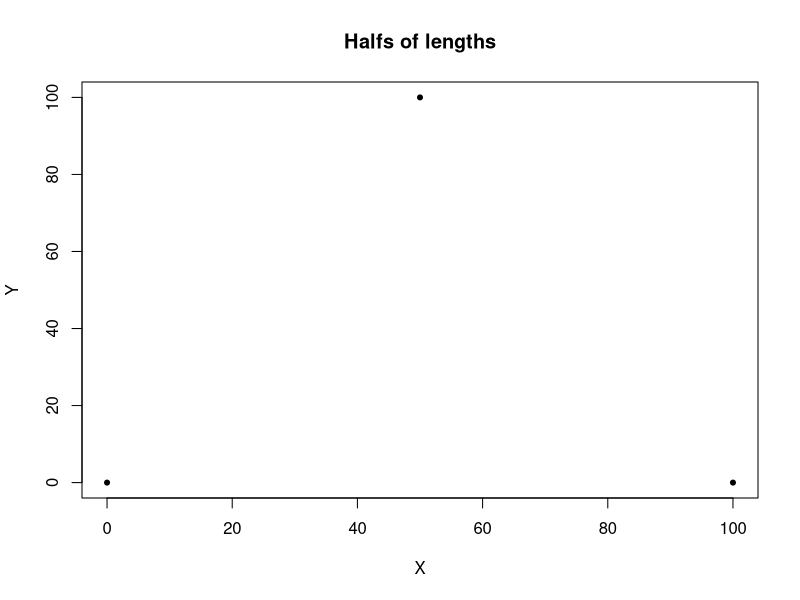

This figure's R source: (Note: this script raises an error after producing the figure.)
# Hello

cat("Hello!\nFrom a random point in X, Y real range <0;100> I will generate further points at coordinations being in the halfway between last point and randomly chosen from:\nP1=(0;0)\nP2=(50;100)\nP3=(100;0)\n")

# Get number of iterations

cat("Write number of iterations:\n")
times <- scan(n = 1, what = numeric())

# Starting points

Px <- c(50,0,100)
Py <- c(100,0,0)

plot(Px,Py,xlim=c(0,100),ylim=c(0,100),pch=20,main="Halfs of lengths", xlab="X", ylab="Y")

# Generating & calculating data

ref_list <- sample(1:3,times,replace = TRUE)

x <- runif(1, 0, 100)
y <- runif(1, 0, 100)
dataX <- c(x,numeric(times-1))
dataY <- c(y,numeric(times-1))

i <- 1
for (l in ref_list) {
   dataX[i+1]=(Px[l]+dataX[i])/2
   dataY[i+1]=(Py[l]+dataY[i])/2
   i <- i+1
}

# Writing existing data

points(dataX,dataY,pch=20)
points(x,y,pch=20,col="red")